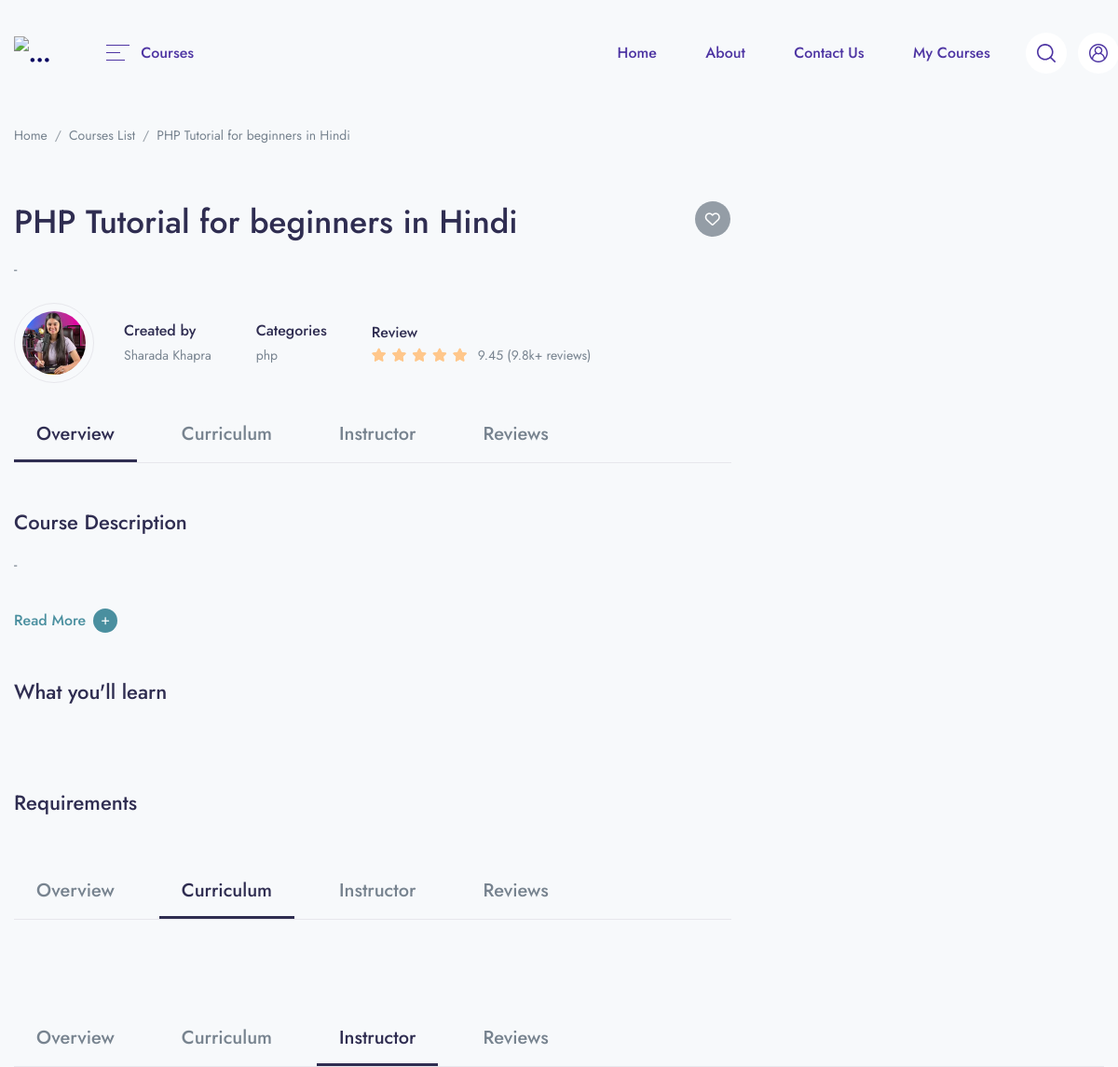
The app's page /course/php-tutorial-for-beginners-in-hindi (upper part), older data.
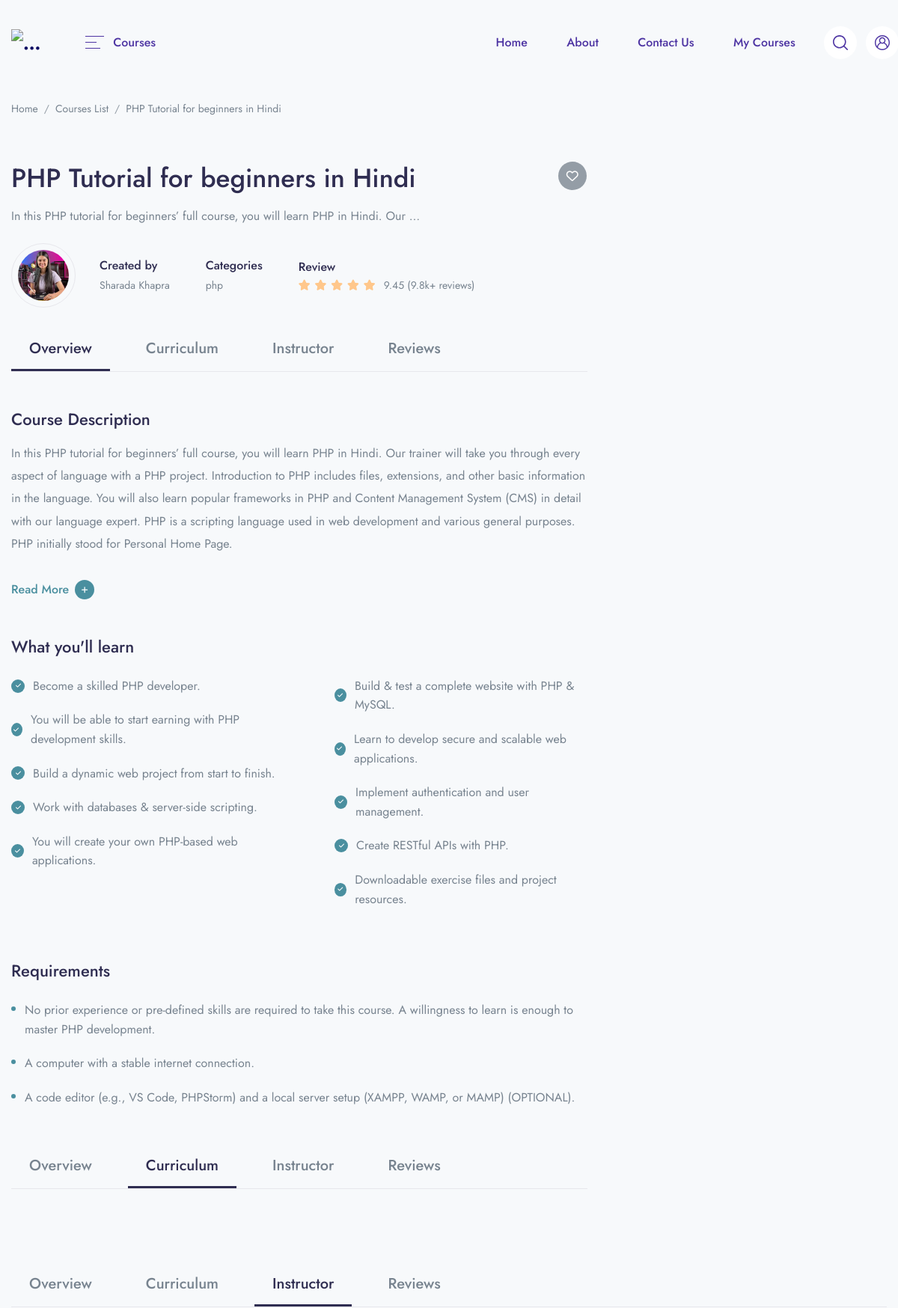
The same page, newer data.
### main/models.py (models this page shows, shortened)
class Course(models.Model):
    STATUS = (
        ('PUBLISH', 'PUBLISH'),
        ('DRAFT', 'DRAFT'),
    )
    featured_image = models.ImageField(upload_to="Media/featured_img", null=True)
    featured_video = models.CharField(max_length=300, null=True)
    title = models.CharField(max_length=500)
    created_at = models.DateField(auto_now_add=True)
    author = models.ForeignKey(Author, on_delete=models.CASCADE, null=True)
    category = models.ForeignKey(Category, on_delete=models.CASCADE)
    level = models.ForeignKey(Level, on_delete=models.CASCADE, null=True)
    description = models.TextField()
    price = models.IntegerField(null=True, default=0)
    discount = models.IntegerField(null=True)
    language = models.ForeignKey(Language, on_delete=models.CASCADE, null=True)
    Deadline = models.CharField(max_length=100, null=True)
    slug = models.SlugField(default='',max_length=500, null=True, blank=True)
    status = models.CharField(choices=STATUS, max_length=100, null=True)
    Certificate = models.CharField(null=True, max_length=100)

class Author(models.Model):
    author_profile = models.ImageField(upload_to="Media/author")
    name = models.CharField(max_length=100, null=True)
    about_author= models.TextField()

class Category(models.Model):
    icon = models.CharField(max_length=200, null=True)
    name = models.CharField(max_length=200)
    def __str__(self):
        return self.name

class WhatYouWillLearn(models.Model):
    course = models.ForeignKey(Course, on_delete=models.CASCADE)
    points = models.CharField(max_length=500)

class Requirements(models.Model):
    course = models.ForeignKey(Course, on_delete=models.CASCADE)
    points = models.CharField(max_length=500)

### main/views.py (the view)
# urls.py: path('course/<slug:slug>', views.course_details, name='course_details'),
def course_details(request, slug):
    time_duration = Video.objects.filter(course__slug=slug).aggregate(sum=Sum('time_duration'))
    course = Course.objects.filter(slug=slug)
    if course.exists():
        course = course.first()
    else:
        return redirect('404')
    context= {
        'course' : course,
        'time_duration' : time_duration,
    }
    return render(request, 'course/course_details.html', context)

### main/context_processors.py (called while the page is built)
def course_categories(request):
    categories = Category.objects.all()
    courses = Course.objects.all()
    return {'categories': categories, 'courses': courses}

### templates/course/course_details.html (shortened to what the changed rows need)
{% extends 'base.html' %}
{% block content %}
    <div class="container">
        <nav class="mb-5 mb-md-8 mt-2" aria-label="breadcrumb">
            <ol class="breadcrumb breadcrumb-scroll">
                <li class="breadcrumb-item">
                    <a class="text-gray-800" href="#">
                    </a>
                </li>
                <li class="breadcrumb-item">
                    <a class="text-gray-800" href="#">
                    </a>
                </li>
                <li class="breadcrumb-item text-gray-800 active" aria-current="page">
                    {{course.title}}
                </li>
            </ol>
        </nav>
    </div>
    <div class="container">
        <div class="row mb-8">
            <div class="col-lg-8 mb-6 mb-lg-0 position-relative">
                <h1 class="me-7 me-xl-14">
                    {{course.title}}
                </h1>
                <p class="me-xl-13 mb-5">{{course.description|truncatewords:15}}</p>
                <a href="#" class="badge badge-lg badge-rounded-circle badge-secondary font-size-base badge-float badge-float-inside top-0 text-white">
                    <i class="far fa-heart"></i>
                </a>
                <div class="d-md-flex align-items-center mb-5">
                    <div class="border rounded-circle d-inline-block mb-4 mb-md-0 me-md-6 me-lg-4 me-xl-6">
                        <div class="p-2">
                            <img src="/{{course.author.author_profile}}" alt="..." class="rounded-circle" width="68" height="68">
                        </div>
                    </div>
                    <div class="mb-4 mb-md-0 me-md-8 me-lg-4 me-xl-8">
                        <h6 class="mb-0">Created by</h6>
                        <a href="#" class="font-size-sm text-gray-800">{{course.author.name}}</a>
                    </div>
                    <div class="mb-4 mb-md-0 me-md-8 me-lg-4 me-xl-8">
                        <h6 class="mb-0">Categories</h6>
                        <a href="#" class="font-size-sm text-gray-800">{{course.category}}</a>
                    </div>
                    <div class="mb-4 mb-md-0 me-md-6 me-lg-4 me-xl-6">
                    </div>
                </div>
                <div id="Overview" class="mb-8">
                    <ul class="nav course-tab-v1 border-bottom h4 mb-8">
                        <li class="nav-item">
                        </li>
                        <li class="nav-item">
                        </li>
                        <li class="nav-item">
                        </li>
                        <li class="nav-item">
                        </li>
                    </ul>
                    <h3 class="">Course Description</h3>
                    <p class="mb-6 line-height-md">{{course.description|slice:"0:500"}}</p>
                    <a class="text-teal read-more h6 d-inline-block mb-8" data-bs-toggle="collapse" href="#readcollapseExample" role="button" aria-expanded="false" aria-controls="readcollapseExample">
                        <span class="d-inline-flex align-items-center more">
                        </span>
                    </a>
                    <h3 class="mb-5">What you'll learn</h3>
                    <div class="row row-cols-lg-2 mb-8">
                        <div class="col-md">
                            <ul class="list-style-v1 list-unstyled">
                                {% for learn in course.whatyouwilllearn_set.all|slice:"0:5" %}
                                <li>{{learn.points}}</li>
                                {% endfor %}
                            </ul>
                        </div>
                        <div class="col-md">
                            <ul class="list-style-v1 list-unstyled ms-xl-6">
                                {% for learn in course.whatyouwilllearn_set.all|slice:"5:10" %}
                                <li>{{learn.points}}</li>
                                {% endfor %}
                            </ul>
                        </div>
                    </div>
                    <h3 class="mb-5">Requirements</h3>
                    <ul class="list-style-v2 list-unstyled">
                        {% for requirement in course.requirements_set.all %}
                        <li>{{requirement.points}}</li>
                        {% endfor %}
                    </ul>
                </div>
                <div id="Curriculum" class="mb-8">
                    <ul class="nav course-tab-v1 border-bottom h4 mb-8">
                    </ul>
                        </div>
                    </div>
                </div>
            </div>
{% endblock %}

Row changes from the older to the newer data that the page shows:
changed Course "PHP Tutorial for beginners in Hindi": description "-" → "In this PHP tutorial for beginners’ full course, you will learn PHP in Hindi. Our …"; description "-" → "In this PHP tutorial for beginners’ full course, you will learn PHP in Hindi. Our trainer will take you through every aspect of language with a PHP project. Introduction to PHP includes files, extensions, and other basic information in the language. You will also learn popular frameworks in PHP and Content Management System (CMS) in detail with our language expert. PHP is a scripting language used in web development and various general purposes. PHP initially stood for Personal Home Page."
added WhatYouWillLearn: points "Become a skilled PHP developer.", shown under "What you'll learn"
added WhatYouWillLearn: points "You will be able to start earning with PHP development skills.", shown under "What you'll learn"
added WhatYouWillLearn: points "Build a dynamic web project from start to finish.", shown under "What you'll learn"
added WhatYouWillLearn: points "Work with databases & server-side scripting.", shown under "What you'll learn"
added WhatYouWillLearn: points "You will create your own PHP-based web applications.", shown under "What you'll learn"
added WhatYouWillLearn: points "Build & test a complete website with PHP & MySQL."
added WhatYouWillLearn: points "Learn to develop secure and scalable web applications."
added WhatYouWillLearn: points "Implement authentication and user management."
added WhatYouWillLearn: points "Create RESTful APIs with PHP."
added WhatYouWillLearn: points "Downloadable exercise files and project resources."
added Requirements: points "No prior experience or pre-defined skills are required to take this course. A willingness to learn is enough to master PHP development."
added Requirements: points "A computer with a stable internet connection."
added Requirements: points "A code editor (e.g., VS Code, PHPStorm) and a local server setup (XAMPP, WAMP, or MAMP) (OPTIONAL)."
